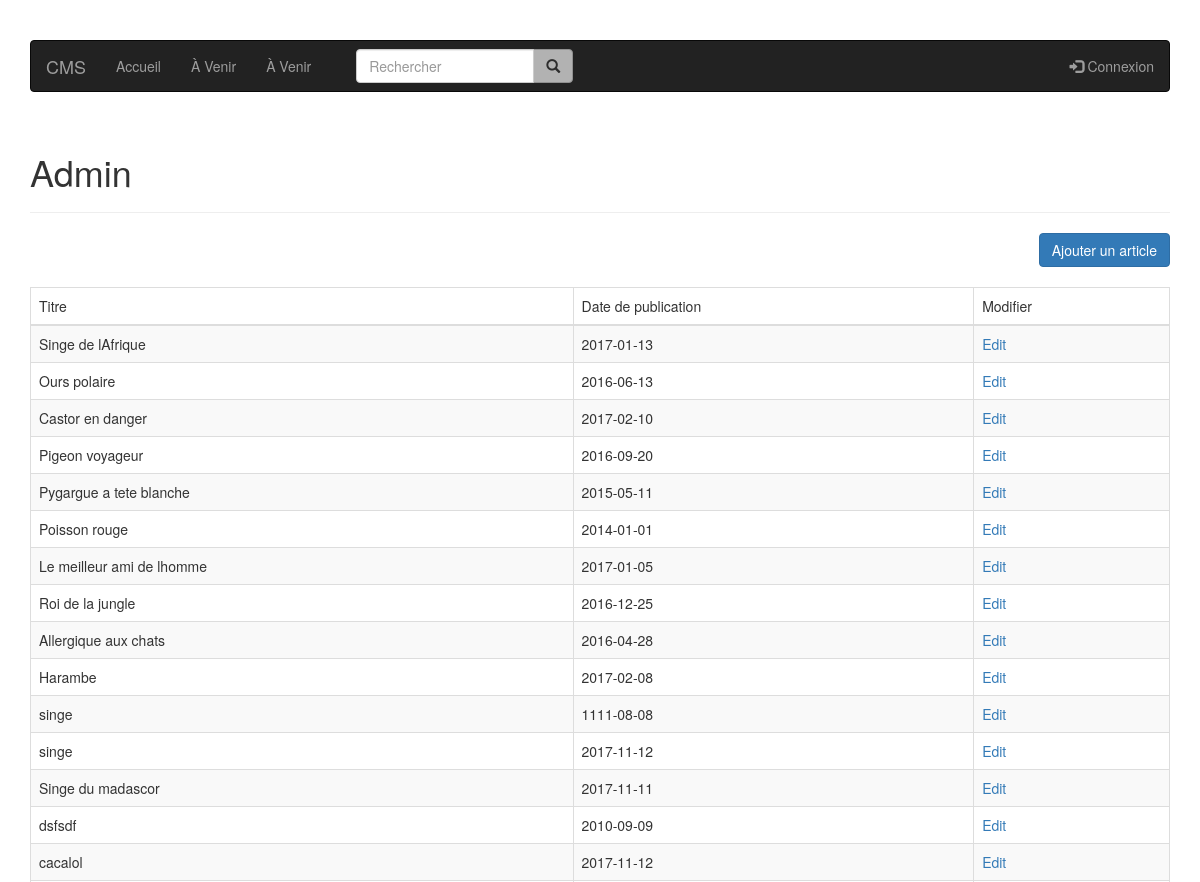
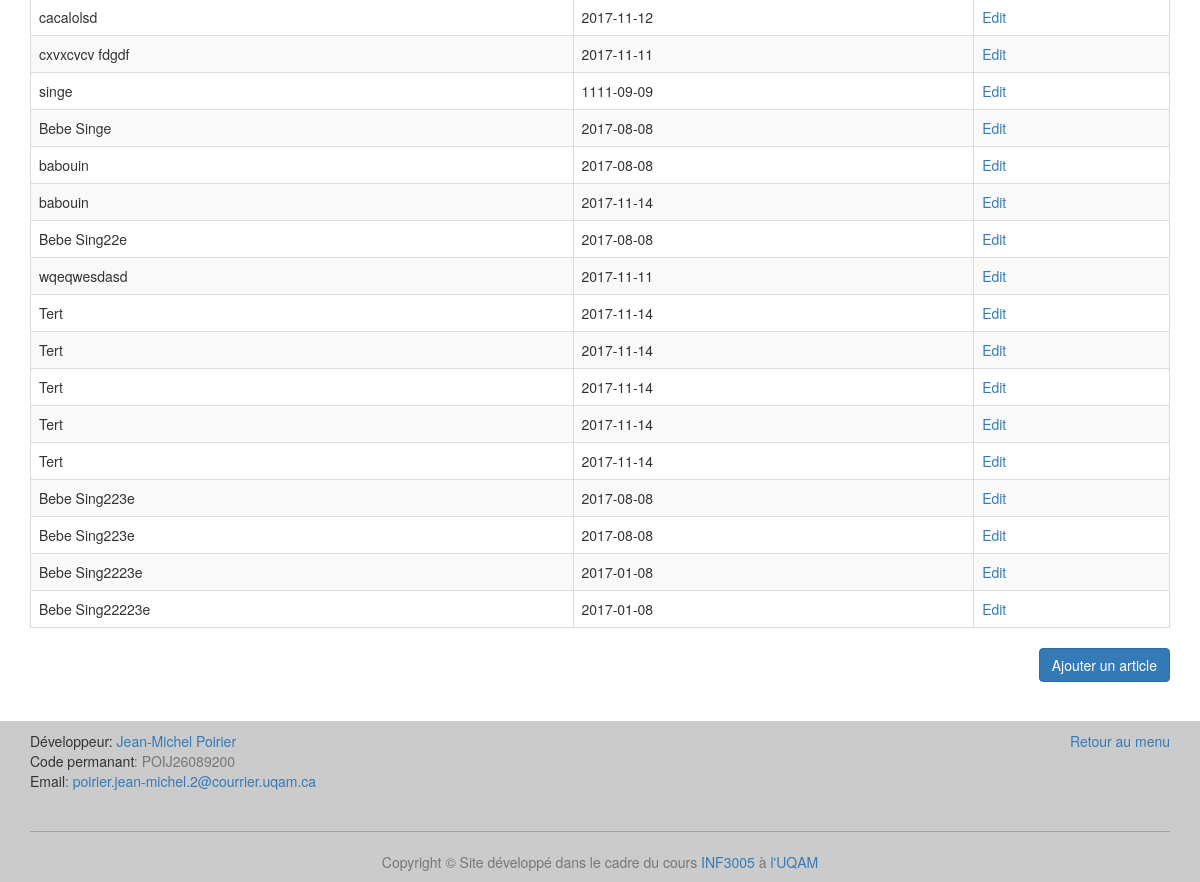
The page /admin (signed in) on the database its author committed (2 pictures, top to bottom).
### tables this page shows
CREATE TABLE article (
  id integer primary key,
  titre varchar(100),
  identifiant varchar(50),
  auteur varchar(100),
  date_publication text,
  paragraphe varchar(500)
);

### index.py (the view)
@app.route('/admin')
@authentification_required
def admin_page():
    articles = get_db().get_all_articles()
    username = username_session()
    return render_template('admin.html', articles=articles, username=username)

### article.py (called while the page is built)
    def get_all_articles(self):
        cursor = self.get_connection_row().cursor()
        cursor.execute("SELECT titre, identifiant, auteur, date_publication "
                       "FROM article")
        articles = cursor.fetchall()
        return articles

### database.py (called while the page is built)
    def get_connection(self):
        if self.connection is None:
            self.connection = sqlite3.connect('db/db.db')
        return self.connection

    def get_connection_row(self):
        if self.connection is None:
            self.connection = sqlite3.connect('db/db.db')
            self.connection.row_factory = sqlite3.Row
        return self.connection

    def disconnect(self):
        if self.connection is not None:
            self.connection.close()

### index.py (called while the page is built)
def get_db():
    db = getattr(g, '_database', None)
    if db is None:
        g._database = Users()
    return g._database

@app.teardown_appcontext
def close_connection(exception):
    db = getattr(g, '_database', None)
    if db is not None:
        db.disconnect()

def authentification_required(f): # f est la fonction def logout
    @wraps(f)
    def decorated(*args, **kwargs):
        if not is_authenticated(session):
            return send_unauthorized()
        return f(*args, **kwargs)
    return decorated

def is_authenticated(session):
    return "id" in session

def username_session():
    username = None
    if "id" in session:
        username = get_db().get_session(session["id"])
    return username

### users.py (called while the page is built)
    def get_session(self, id_session):
        cursor = self.get_connection().cursor()
        cursor.execute("select utilisateur from sessions where id_session=?", (id_session,))
        data = cursor.fetchone()
        if data is None:
            return None
        else:
            return data[0]

### templates/admin.html (shortened to what this page needs)
{% extends "layout.html" %}
{% block content %}
    <h1>Admin</h1>
    <hr class="divider">
    <div class="text-right">
        <a class="btn btn-primary" style="margin-bottom: 20px;" href="/admin-form">Ajouter un article</a>
    </div>
    <table class="table table-striped table-bordered">
        <thead>
        <td>Titre</td>
        <td>Date de publication</td>
        <td>Modifier</td>
        </thead>
        {% for article in articles %}
            <tr>
                <td>{{ article["titre"] }}</td>
                <td>{{ article["date_publication"] }}</td>
                <td><a href="/admin-modifier/{{ article["identifiant"] }}">Edit</a></td>
            </tr>
        {% endfor %}
    </table>
    <div class="text-right">
        <a class="btn btn-primary" href="/admin-form">Ajouter un article</a>
    </div>
{% endblock %}

### rows shown on the page
article: titre "Singe de lAfrique", date_publication "2017-01-13"
article: titre "Ours polaire", date_publication "2016-06-13"
article: titre "Castor en danger", date_publication "2017-02-10"
article: titre "Pigeon voyageur", date_publication "2016-09-20"
article: titre "Pygargue a tete blanche", date_publication "2015-05-11"
article: titre "Poisson rouge", date_publication "2014-01-01"
article: titre "Le meilleur ami de lhomme", date_publication "2017-01-05"
article: titre "Roi de la jungle", date_publication "2016-12-25"
article: titre "Allergique aux chats", date_publication "2016-04-28"
article: titre "Harambe", date_publication "2017-02-08"
article: titre "singe", date_publication "1111-08-08"
article: titre "singe", date_publication "2017-11-12"
article: titre "Singe du madascor", date_publication "2017-11-11"
article: titre "dsfsdf", date_publication "2010-09-09"
article: titre "cacalol", date_publication "2017-11-12"
article: titre "cacalolsd", date_publication "2017-11-12"
article: titre "cxvxcvcv fdgdf", date_publication "2017-11-11"
article: titre "singe", date_publication "1111-09-09"
article: titre "Bebe Singe", date_publication "2017-08-08"
article: titre "babouin", date_publication "2017-08-08"
article: titre "babouin", date_publication "2017-11-14"
article: titre "Bebe Sing22e", date_publication "2017-08-08"
article: titre "wqeqwesdasd", date_publication "2017-11-11"
article: titre "Tert", date_publication "2017-11-14"
article: titre "Tert", date_publication "2017-11-14"
article: titre "Tert", date_publication "2017-11-14"
article: titre "Tert", date_publication "2017-11-14"
article: titre "Tert", date_publication "2017-11-14"
article: titre "Bebe Sing223e", date_publication "2017-08-08"
article: titre "Bebe Sing223e", date_publication "2017-08-08"
article: titre "Bebe Sing2223e", date_publication "2017-01-08"
article: titre "Bebe Sing22223e", date_publication "2017-01-08"
